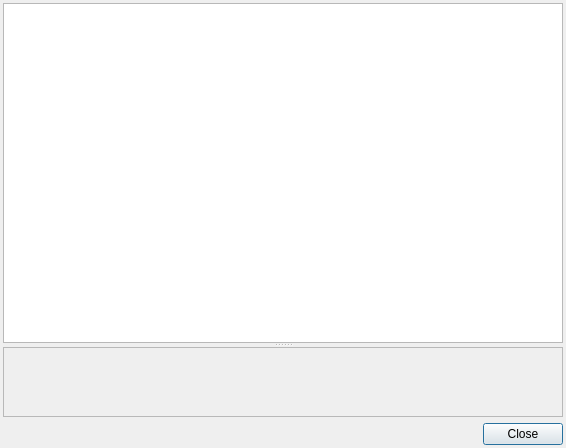
<?xml version="1.0" encoding="UTF-8"?>
<ui version="4.0">
 <class>BaseAddEntityDialog</class>
 <widget class="QDialog" name="BaseAddEntityDialog">
  <property name="windowModality">
   <enum>Qt::NonModal</enum>
  </property>
  <property name="geometry">
   <rect>
    <x>0</x>
    <y>0</y>
    <width>566</width>
    <height>448</height>
   </rect>
  </property>
  <property name="sizePolicy">
   <sizepolicy hsizetype="Expanding" vsizetype="Expanding">
    <horstretch>0</horstretch>
    <verstretch>0</verstretch>
   </sizepolicy>
  </property>
  <property name="minimumSize">
   <size>
    <width>525</width>
    <height>10</height>
   </size>
  </property>
  <property name="maximumSize">
   <size>
    <width>16777215</width>
    <height>800</height>
   </size>
  </property>
  <property name="windowTitle">
   <string>Add entity dialog</string>
  </property>
  <property name="sizeGripEnabled">
   <bool>false</bool>
  </property>
  <property name="modal">
   <bool>false</bool>
  </property>
  <layout class="QVBoxLayout" name="verticalLayout">
   <property name="margin">
    <number>3</number>
   </property>
   <item>
    <widget class="QSplitter" name="splitter">
     <property name="orientation">
      <enum>Qt::Vertical</enum>
     </property>
     <widget class="QtPropertyEditor" name="propertyEditor"/>
     <widget class="QScrollArea" name="scrollArea">
      <property name="enabled">
       <bool>true</bool>
      </property>
      <property name="minimumSize">
       <size>
        <width>0</width>
        <height>0</height>
       </size>
      </property>
      <property name="widgetResizable">
       <bool>true</bool>
      </property>
      <property name="alignment">
       <set>Qt::AlignLeading|Qt::AlignLeft|Qt::AlignTop</set>
      </property>
      <widget class="QWidget" name="scrollAreaWidgetContents_2">
       <property name="enabled">
        <bool>true</bool>
       </property>
       <property name="geometry">
        <rect>
         <x>0</x>
         <y>0</y>
         <width>558</width>
         <height>76</height>
        </rect>
       </property>
       <property name="maximumSize">
        <size>
         <width>16777215</width>
         <height>9999</height>
        </size>
       </property>
       <layout class="QVBoxLayout" name="verticalLayout_2">
        <property name="spacing">
         <number>0</number>
        </property>
        <property name="margin">
         <number>3</number>
        </property>
        <item>
         <layout class="QGridLayout" name="userContentLayout">
          <property name="sizeConstraint">
           <enum>QLayout::SetMinimumSize</enum>
          </property>
          <property name="leftMargin">
           <number>0</number>
          </property>
          <property name="rightMargin">
           <number>0</number>
          </property>
          <property name="spacing">
           <number>2</number>
          </property>
         </layout>
        </item>
        <item>
         <spacer name="verticalSpacer">
          <property name="orientation">
           <enum>Qt::Vertical</enum>
          </property>
          <property name="sizeHint" stdset="0">
           <size>
            <width>1</width>
            <height>1</height>
           </size>
          </property>
         </spacer>
        </item>
       </layout>
      </widget>
     </widget>
    </widget>
   </item>
   <item>
    <layout class="QHBoxLayout" name="lowerLayOut">
     <item>
      <widget class="QDialogButtonBox" name="buttonBox">
       <property name="minimumSize">
        <size>
         <width>0</width>
         <height>0</height>
        </size>
       </property>
       <property name="standardButtons">
        <set>QDialogButtonBox::Close</set>
       </property>
      </widget>
     </item>
    </layout>
   </item>
  </layout>
 </widget>
 <customwidgets>
  <customwidget>
   <class>QtPropertyEditor</class>
   <extends>QTreeView</extends>
   <header>Classes/Qt/Tools/QtPropertyEditor/QtPropertyEditor.h</header>
  </customwidget>
 </customwidgets>
 <resources/>
 <connections>
  <connection>
   <sender>buttonBox</sender>
   <signal>accepted()</signal>
   <receiver>BaseAddEntityDialog</receiver>
   <slot>accept()</slot>
   <hints>
    <hint type="sourcelabel">
     <x>262</x>
     <y>326</y>
    </hint>
    <hint type="destinationlabel">
     <x>262</x>
     <y>174</y>
    </hint>
   </hints>
  </connection>
  <connection>
   <sender>buttonBox</sender>
   <signal>rejected()</signal>
   <receiver>BaseAddEntityDialog</receiver>
   <slot>reject()</slot>
   <hints>
    <hint type="sourcelabel">
     <x>262</x>
     <y>326</y>
    </hint>
    <hint type="destinationlabel">
     <x>262</x>
     <y>174</y>
    </hint>
   </hints>
  </connection>
 </connections>
</ui>
